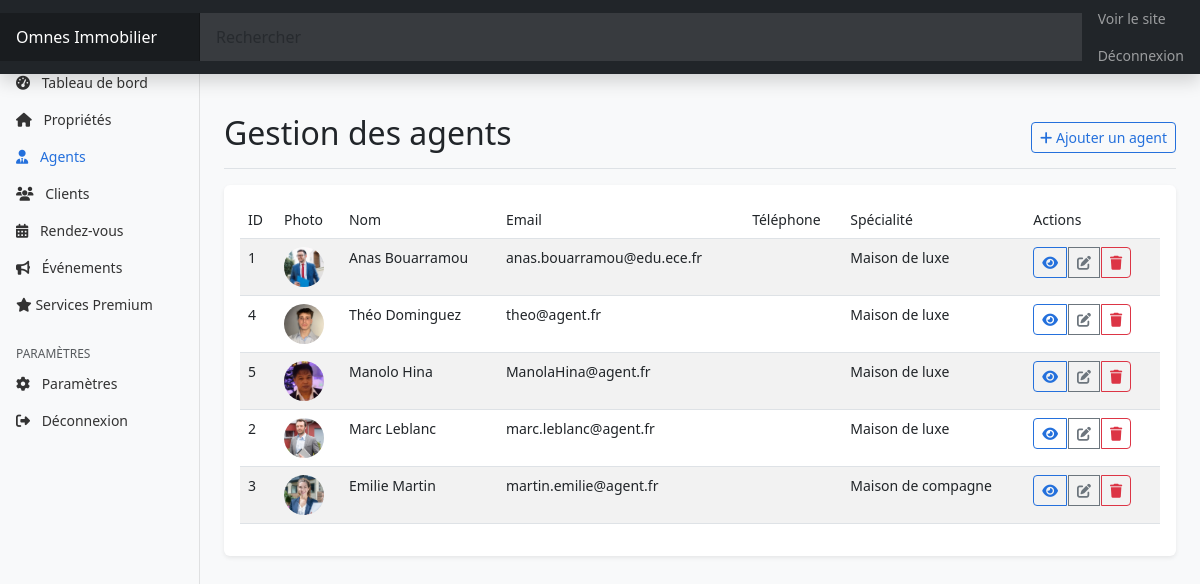
The app's page /admin/agents.php (signed in) with its own data.
### tables this page shows
CREATE TABLE `Agent_Immobilier` (
  `id_agent` int NOT NULL,
  `id_utilisateur` int NOT NULL,
  `specialite` varchar(100) DEFAULT NULL,
  `biographie` text,
  `cv_path` varchar(255) DEFAULT NULL,
  `photo_path` varchar(255) DEFAULT NULL
);

CREATE TABLE `Utilisateur` (
  `id_utilisateur` int NOT NULL,
  `email` varchar(100) NOT NULL,
  `mot_de_passe` varchar(255) NOT NULL,
  `nom` varchar(50) NOT NULL,
  `prenom` varchar(50) NOT NULL,
  `telephone` varchar(20) DEFAULT NULL,
  `date_inscription` datetime DEFAULT CURRENT_TIMESTAMP,
  `type_utilisateur` enum('client','agent','admin') NOT NULL,
  `statut` enum('actif','inactif') DEFAULT 'actif'
);

### config/init.php (called while the page is built, shortened)
<?php
require_once BASE_PATH . 'config/database.php';
spl_autoload_register(function($class_name) {
    $class_file = BASE_PATH . 'classes/' . $class_name . '.php';
});

### classes/database.php (called while the page is built, shortened)
<?php
class Database {
    private $dbh;
    private $stmt;
    public function __construct() {
        $this->host = DB_HOST;
        $this->port = DB_PORT;
        $this->user = DB_USER;
        $this->pass = DB_PASS;
        $this->dbname = DB_NAME;
        $dsn = 'mysql:host=' . $this->host . ';port=' . $this->port . ';dbname=' . $this->dbname . ';charset=utf8mb4';
        $options = array(
            PDO::ATTR_PERSISTENT => true,
            PDO::ATTR_ERRMODE => PDO::ERRMODE_EXCEPTION,
            PDO::ATTR_DEFAULT_FETCH_MODE => PDO::FETCH_OBJ
        );
        try {
            $this->dbh = new PDO($dsn, $this->user, $this->pass, $options);
        } catch(PDOException $e) {
            $this->error = $e->getMessage();
            error_log("Erreur de connexion à la base de données : " . $this->error);
            throw new Exception("Erreur de connexion à la base de données");
        }
    }
    public function query($query) {
        $this->stmt = $this->dbh->prepare($query);
    }
    public function execute() {
        try {
            return $this->stmt->execute();
        } catch(PDOException $e) {
            $this->error = $e->getMessage();
            error_log("Erreur d'exécution de requête : " . $this->error);
            return false;
        }
    }
    public function resultSet() {
        $this->execute();
        return $this->stmt->fetchAll();
    }
}
?>

### classes/Agent.php (called while the page is built, shortened)
<?php
class Agent {
    private $db;
    public function __construct() {
        $this->db = new Database();
    }
    public function getAllAgents() {
        try {
            $this->db->query('SELECT a.*, u.nom, u.prenom, u.email, u.telephone
                            FROM Agent_Immobilier a
                            INNER JOIN Utilisateur u ON a.id_utilisateur = u.id_utilisateur
                            ORDER BY u.nom, u.prenom');
            return $this->db->resultSet();
        } catch (Exception $e) {
            error_log("Exception lors de la récupération de tous les agents: " . $e->getMessage());
            return [];
        }
    }
}
?>

### admin/agents.php (the view, shortened to what this page needs)
<?php
require_once BASE_PATH . 'config/init.php';
require_once BASE_PATH . 'classes/Agent.php';
$agent = new Agent();
$action = isset($_GET['action']) ? $_GET['action'] : '';
$id = isset($_GET['id']) ? intval($_GET['id']) : 0;
$agent_to_edit = null;
$agents = $agent->getAllAgents();
$page_title = $action === 'add' ? "Ajouter un agent" : ($action === 'edit' ? "Modifier un agent" : "Gestion des agents");
include BASE_PATH . 'admin/includes/header.php';
?>
<div class="container-fluid">
    <div class="row">
        <?php include BASE_PATH . 'admin/includes/sidebar.php'; ?>
        <main class="col-md-9 ms-sm-auto col-lg-10 px-md-4">
            <div class="d-flex justify-content-between flex-wrap flex-md-nowrap align-items-center pt-3 pb-2 mb-3 border-bottom">
                <h1 class="h2"><?php echo $page_title; ?></h1>
                <?php if (!$action) : ?>
                    <div class="btn-toolbar mb-2 mb-md-0">
                        <a href="/omnes-immobilier/admin/agents.php?action=add" class="btn btn-sm btn-outline-primary">
                            <i class="fas fa-plus"></i> Ajouter un agent
                        </a>
                    </div>
                <?php endif; ?>
            </div>
            <?php if ($action === 'add' || $action === 'edit') : ?>
                <div class="card">
                    <div class="card-body">
                        <form method="post" action="/omnes-immobilier/admin/agents.php?action=<?php echo $action . ($id ? '&id=' . $id : ''); ?>" enctype="multipart/form-data">
                            <div class="row">
                                <div class="col-md-6 mb-3">
                                    <div class="card">
                                        <div class="card-header">
                                            Informations personnelles
                                        </div>
                                        <div class="card-body">
                                            <div class="row">
                                            <div class="col-md-6 mb-3">
                                                    <label for="nom" class="form-label">Nom *</label>
                                                    <input type="text" class="form-control" id="nom" name="nom" required value="<?php echo $agent_to_edit ? htmlspecialchars($agent_to_edit->nom) : ''; ?>">
                                                </div>
                                                <div class="col-md-6 mb-3">
                                                    <label for="prenom" class="form-label">Prénom *</label>
                                                    <input type="text" class="form-control" id="prenom" name="prenom" required value="<?php echo $agent_to_edit ? htmlspecialchars($agent_to_edit->prenom) : ''; ?>">
                                                </div>
                                            </div>
                                            <div class="mb-3">
                                                <label for="email" class="form-label">Email *</label>
                                                <input type="email" class="form-control" id="email" name="email" required value="<?php echo $agent_to_edit ? htmlspecialchars($agent_to_edit->email) : ''; ?>" <?php echo $action === 'edit' ? 'readonly' : ''; ?>>
                                                <?php if ($action === 'edit') : ?>
                                                    <div class="form-text">L'email ne peut pas être modifié.</div>
                                                <?php endif; ?>
                                            </div>
                                            <div class="mb-3">
                                                <label for="telephone" class="form-label">Téléphone</label>
                                                <input type="tel" class="form-control" id="telephone" name="telephone" value="<?php echo $agent_to_edit ? htmlspecialchars($agent_to_edit->telephone) : ''; ?>">
                                            </div>
                                            <div class="mb-3">
                                                <label for="specialite" class="form-label">Spécialité *</label>
                                                <input type="text" class="form-control" id="specialite" name="specialite" required value="<?php echo $agent_to_edit ? htmlspecialchars($agent_to_edit->specialite) : ''; ?>">
                                            </div>
                                        </div>
                                    </div>
                                </div>
                                <div class="col-md-6 mb-3">
                                    <div class="card">
                                        <div class="card-header">
                                            Informations complémentaires
                                        </div>
                                        <div class="card-body">
                                            <div class="mb-3">
                                                <label for="biographie" class="form-label">Biographie</label>
                                                <textarea class="form-control" id="biographie" name="biographie" rows="5"><?php echo $agent_to_edit ? htmlspecialchars($agent_to_edit->biographie) : ''; ?></textarea>
                                            </div>
                                            <div class="mb-3">
                                                <label for="photo" class="form-label">Photo de profil</label>
                                                <input type="file" class="form-control" id="photo" name="photo" accept="image/*">
                                                <?php if ($agent_to_edit && $agent_to_edit->photo_path) : ?>
                                                    <div class="mt-2">
                                                        <img src="<?php echo $agent_to_edit->photo_path; ?>" alt="Photo de profil actuelle" class="img-thumbnail" style="max-height: 150px;">
                                                        <div class="form-text">Photo actuelle</div>
                                                    </div>
                                                <?php endif; ?>
                                            </div>
                                            <div class="mb-3">
                                                <label for="cv" class="form-label">CV (PDF)</label>
                                                <input type="file" class="form-control" id="cv" name="cv" accept="application/pdf">
                                                <?php if ($agent_to_edit && $agent_to_edit->cv_path) : ?>
                                                    <div class="mt-2">
                                                        <a href="<?php echo $agent_to_edit->cv_path; ?>" target="_blank" class="btn btn-sm btn-outline-primary">
                                                            <i class="fas fa-file-pdf"></i> Voir le CV actuel
                                                        </a>
                                                    </div>
                                                <?php endif; ?>
                                            </div>
                                        </div>
                                    </div>
                                </div>
                            </div>
                            <div class="d-flex justify-content-between mt-4">
                                <a href="/omnes-immobilier/admin/agents.php" class="btn btn-outline-secondary">Annuler</a>
                                <button type="submit" class="btn btn-primary"><?php echo $action === 'edit' ? 'Mettre à jour' : 'Ajouter'; ?></button>
                            </div>
                        </form>
                    </div>
                </div>
            <?php else : ?>
                <div class="card">
                    <div class="card-body">
                        <?php if (!empty($agents)) : ?>
                            <div class="table-responsive">
                                <table class="table table-striped table-hover">
                                    <thead>
                                        <tr>
                                            <th>ID</th>
                                            <th>Photo</th>
                                            <th>Nom</th>
                                            <th>Email</th>
                                            <th>Téléphone</th>
                                            <th>Spécialité</th>
                                            <th>Actions</th>
                                        </tr>
                                    </thead>
                                    <tbody>
                                        <?php foreach ($agents as $agent_item) : ?>
                                            <tr>
                                                <td><?php echo $agent_item->id_agent; ?></td>
                                                <td>
                                                    <?php if (isset($agent_item->photo_path) && $agent_item->photo_path) : ?>
                                                        <img src="<?php echo $agent_item->photo_path; ?>" alt="Photo" class="rounded-circle" style="width: 40px; height: 40px; object-fit: cover;" onerror="this.src='/omnes-immobilier/assets/img/agents/default.jpg'">
                                                    <?php else : ?>
                                                        <img src="/omnes-immobilier/assets/img/agents/default.jpg" alt="Photo par défaut" class="rounded-circle" style="width: 40px; height: 40px; object-fit: cover;">
                                                    <?php endif; ?>
                                                </td>
                                                <td><?php echo htmlspecialchars($agent_item->prenom . ' ' . $agent_item->nom); ?></td>
                                                <td><?php echo htmlspecialchars($agent_item->email); ?></td>
                                                <td><?php echo htmlspecialchars($agent_item->telephone); ?></td>
                                                <td><?php echo htmlspecialchars($agent_item->specialite); ?></td>
                                                <td>
                                                    <div class="btn-group">
                                                        <a href="/omnes-immobilier/agent-profile.php?id=<?php echo $agent_item->id_agent; ?>" class="btn btn-sm btn-outline-primary" target="_blank" title="Voir">
                                                            <i class="fas fa-eye"></i>
                                                        </a>
                                                        <a href="/omnes-immobilier/admin/agents.php?action=edit&id=<?php echo $agent_item->id_agent; ?>" class="btn btn-sm btn-outline-secondary" title="Modifier">
                                                            <i class="fas fa-edit"></i>
                                                        </a>
                                                        <a href="/omnes-immobilier/admin/agents.php?action=delete&id=<?php echo $agent_item->id_agent; ?>" class="btn btn-sm btn-outline-danger" title="Supprimer" onclick="return confirm('Êtes-vous sûr de vouloir supprimer cet agent ?')">
                                                            <i class="fas fa-trash"></i>
                                                        </a>
                                                    </div>
                                                </td>
                                            </tr>
                                        <?php endforeach; ?>
                                    </tbody>
                                </table>
                            </div>
                        <?php else : ?>
                            <div class="alert alert-info">
                                Aucun agent disponible pour le moment.
                            </div>
                        <?php endif; ?>
                    </div>
                </div>
            <?php endif; ?>
        </main>
    </div>
</div>
<?php include BASE_PATH . 'admin/includes/footer.php'; ?>

### assets/css/admin.css (style rules this page uses)
body { font-size: .875rem; background-color: #f8f9fa; }
main { padding-top: 1.5rem; }
.card { margin-bottom: 1.5rem; border: none; box-shadow: 0 0.125rem 0.25rem rgba(0, 0, 0, 0.075); }
.table th { font-weight: 500; border-top: none; }
.btn-group .btn { margin-right: 2px; }
.btn-outline-primary { color: #2470dc; border-color: #2470dc; }
.btn-outline-secondary { color: #6c757d; border-color: #6c757d; }
.btn-outline-danger { color: #dc3545; border-color: #dc3545; }

### records on screen
agent_immobilier: id_agent "1", photo_path (picture), id_utilisateur.nom "Anas Bouarramou", id_utilisateur.email "anas.bouarramou@edu.ece.fr", specialite "Maison de luxe"
agent_immobilier: id_agent "4", photo_path (picture), id_utilisateur.nom "Théo Dominguez", id_utilisateur.email "theo@agent.fr", specialite "Maison de luxe"
agent_immobilier: id_agent "5", photo_path (picture), id_utilisateur.nom "Manolo Hina", id_utilisateur.email "ManolaHina@agent.fr", specialite "Maison de luxe"
agent_immobilier: id_agent "2", photo_path (picture), id_utilisateur.nom "Marc Leblanc", id_utilisateur.email "marc.leblanc@agent.fr", specialite "Maison de luxe"
agent_immobilier: id_agent "3", photo_path (picture), id_utilisateur.nom "Emilie Martin", id_utilisateur.email "martin.emilie@agent.fr", specialite "Maison de compagne"

### other values on screen
$page_title "Gestion des agents"
